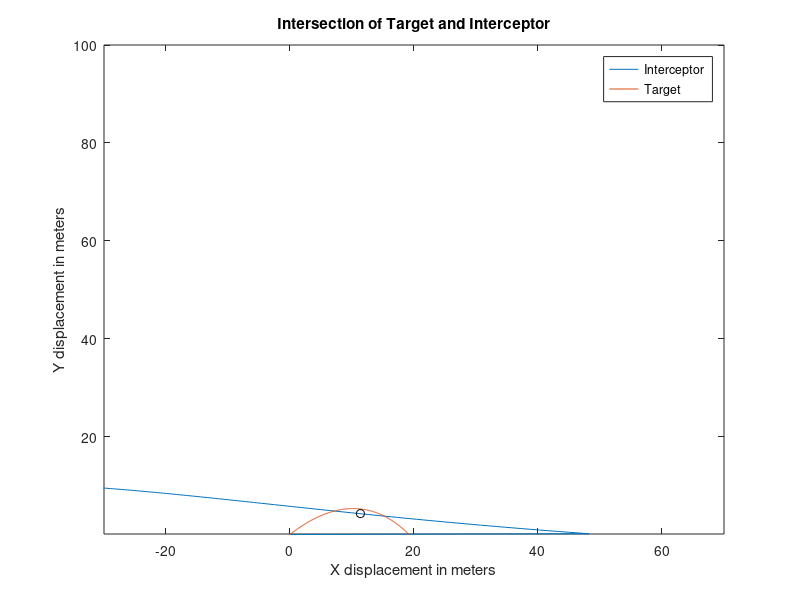

This chart was generated by the following MATLAB code:
clear;
clc;
tic;
%Finding the intersection of an Intercontinental Ballistic Kickball and raquetball intercepting missile
%Future things to do:
%1)Learn the ode45 thing
%2)Important: Make sure this model is actually accurate
%Test Aram

%Constants
%Note, a '2' represents the target
t = 0:.01:9.99; %seconds
m = .0427; %kilograms
m2 = 1.134; %''  
Sarea = (2.25 / 12 * .3048 / 2)^2 * pi; %meters
Sarea2 = (10 / 12 * .3048 / 2)^2 * pi; %''
Cd = .47; %will later be determined by testing
Cd2 = .47; %''
density = 1.225; %of the air in kg/m^3
v = 180; %meters/second
v2 = 15; %''
theta = 5 / 180 * pi; %degrees
theta2 = 45 / 180 * pi; %''
n = 1;
 
%initial velocities
vx0 = -cos(theta) * v;
vy0 = sin(theta) * v;
vx02 = cos(theta2) * v2;
vy02 = sin(theta2) * v2;
 
%Empty Matrices (for now)
vx = zeros(1000, 1);
vy = zeros(1000, 1);
vx2 = zeros(1000, 1);
vy2 = zeros(1000, 1);
airResx = zeros(1000, 1);
airResy = zeros(1000, 1);
airResx2 = zeros(1000, 1);
airResy2 = zeros(1000, 1);
dx = zeros(1000, 1);
dy = zeros(1000, 1);
dx2 = zeros(1000, 1);
dy2 = zeros(1000, 1);
accelx = zeros(1000, 1);
accely = zeros(1000, 1);
accelx2 = zeros(1000, 1);
accely2 = zeros(1000, 1);
possiblepointx = zeros(1000, 1000);
possiblepointy = zeros(1000, 1000);
 
%Some initial values for matrices
vx(1) = vx0;
vy(1) = vy0;
vx2(1) = vx02;
vy2(1) = vx02;
 
%Let loop start
dy(1) = .00001;
 
%This loop essentially determines the change in position and velocity of 
%the target and interceptor and adds to the previous position and velocity
%to determine current values at time = n
 
while n < length(t)
    
    %Stop calculating once interceptor hits the ground
    if n > 1 && dy(n-1) < 0    
        break
    end
    
    %Interceptor air resistance
    airResFX = Sarea * Cd * density / 2 * vx(n) * vx(n);
    airResFY = Sarea * Cd * density / 2 * vy(n) * vy(n);
    airResx(n) = airResFX / m;
    airResy(n) = airResFY / m;
    accelx(n) = airResx(n);
    accely(n) = -airResy(n) - 9.81;
    
    %Target air resistance
    airResFX2 = Sarea2 * Cd2 * density / 2 * vx2(n) * vx2(n);
    airResFY2 = Sarea2 * Cd2 * density / 2 * vy2(n) * vy2(n);
    airResx2(n) = airResFX2 / m2;
    airResy2(n) = airResFY2 / m2;
    accelx2(n) = -airResx2(n);
    accely2(n) = -airResy2(n) - 9.81;
    
    %Find new velocities by adding change in velocity to old velocity
    if n > 1
     
        vx(n+1) = vx(n) + accelx(n) * .01;
        vy(n+1) = vy(n) + accely(n) * .01;
        vx2(n+1) = vx2(n) + accelx2(n) * .01;
        vy2(n+1) = vy2(n) + accely2(n) * .01;
    
    %If it's inital, add to initial velocity bruh
    else
        
        vx(n+1) = vx0 + accelx(n) * .01;
        vy(n+1) = vy0 + accely(n) * .01;
        vx2(n+1) = vx02 + accelx2(n) * .01;
        vy2(n+1) = vy02 + accely2(n) * .01;
    
    end
    
    %Find new positions by adding change in position to previous position
    if n > 1
        
        dx(n+1) =  vx(n+1) * .01 + dx(n);
        dy(n+1) =  vy(n+1) * .01 + dy(n);
        dx2(n+1) =  vx2(n+1) * .01 + dx2(n);
        dy2(n+1) =  vy2(n+1) * .01 + dy2(n);
        
    else
        
        dx(n+1) = 50 + vx0 * .01;
        dy(n+1) = vy0 * .01;
        dx2(n+1) = vx02 * .01;
        dy2(n+1) = vy02 * .01;
    
    end
    
    %Add .01 of a second
    n = n + 1;
    
end
 
%new counters
 
%possiblepoint's row counter
j = 1;
%another counter for possiblepoint's rows
m = 1;
%counter for possiblepoint's columns, REPRESENTS TIME
o = 1;
%counter for the number of almost-intersection points
k = 0;
 
%represents the sum of the almost-intersection points, will be divided by k
%to find the mean intersection point. Includes time to find average time it
%takes for target to reach the intersection point.
totalx = 0;
totaly = 0;
totalt = 0;
 
%find every single possible difference of dx and dx2 as well as dy and dy2
while j < length(t)
       
       possiblepointx(j, :) = dx(j) - dx2;
       possiblepointy(j, :) = dy(j) - dy2;
       j = j + 1;
       
end
 
%If both of the differences are close to 0, then it's an intersection
while m <= 1000 && o <= 1000
           
    if abs(possiblepointx(m, o)) < .1 && abs(possiblepointy(m, o)) < .1
    
        %Factor out the non-existing data points
        if dy(o) ~= 0 && dy2(o) ~= 0
           
            %Add an additional intersection point
            k = k + 1;
            
            %Add to the total the average of the target intersection points
            totalx = totalx + dx2(o);
            totaly = totaly + dy2(o);
            totalt = totalt + o;
 
        end
        
    end
    
    %Move to the next row
    m = m + 1;
    
    %Move to the next column and go back to row 1 every 1000 points
    if m == 1000
        
        o = o + 1;
        m = 1;
        
    end
end
 
%Determine the time necessary to launch the interceptor using target
%launcher data
 
%Determine the mean intersection points using target data
intersectionx = totalx / k;
intersectiony = totaly / k;
ttarget = totalt / k;
intersection = [intersectionx, intersectiony];
 
%Find interceptor intersection point
tinterceptor = find(abs(intersectionx - dx) < .1, 1, 'first');
 
%Find difference in times
 
sectowait = (ttarget - tinterceptor) / 100;
 
%Display information on when to shoot the interceptor
toc;
disp(['Fire the interceptor after ', num2str(sectowait), ' second(s) to intercept the missile at ', num2str(intersectionx), ' meters on the x-axis and ', num2str(intersectiony), ' meters on the y-axis.']);
 
%Plotting
%Interceptor
plot(dx, dy);
 
hold on
 
%Target
plot(dx2, dy2);
 
%Intersection
plot(intersectionx, intersectiony, 'k-o');
 
%Extra plotting stuff
xlim([-30, 70]);
ylim([.1, 100]);
legend('Interceptor', 'Target');
xlabel('X displacement in meters');
ylabel('Y displacement in meters');
title('Intersection of Target and Interceptor');
